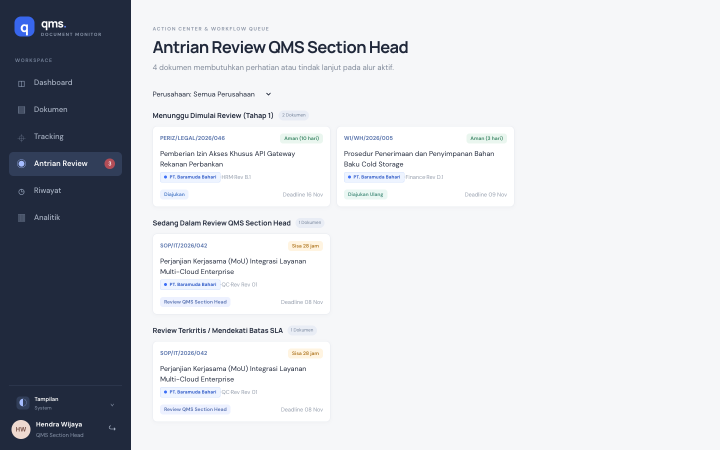
#> input picture docs/manuals/2026-11-07/screenshots/original/SCR-ACT-01.png, 1440 x 900 px (shown at 1/2 size); its folder holds only this picture in this run
$ python annotate-screenshots.py
#> lines starting #> are read from the running program, lines starting #| are printed output that depends on the picture
#!/usr/bin/env python3
import os
import glob
from PIL import Image, ImageDraw, ImageFont

ORIG_DIR = "docs/manuals/2026-11-07/screenshots/original"
ANN_DIR = "docs/manuals/2026-11-07/screenshots/annotated"
os.makedirs(ANN_DIR, exist_ok=True)

# Colors
BLUE = "#315FE8"
DARK_NAVY = "#20293D"
WHITE = "#FFFFFF"
RED = "#EF4444"
GREEN = "#10B981"
AMBER = "#F59E0B"

# Try loading standard system truetype fonts or fallback
def get_font(size=16, bold=False):
#> called with size = 18, bold = True
    font_paths = [
        "/System/Library/Fonts/Helvetica.ttc",
        "/System/Library/Fonts/Supplemental/Arial.ttf",
        "/Library/Fonts/Arial.ttf",
        "/System/Library/Fonts/SFCompact.ttf"
    ]
    for p in font_paths:
        if os.path.exists(p):
            try:
                return ImageFont.truetype(p, size)
            except Exception:
                continue
    return ImageFont.load_default()

font_title = get_font(18, bold=True)
font_badge = get_font(15, bold=True)
font_caption = get_font(13, bold=False)

# Custom callout annotations per screenshot ID:
# Each callout: (x1, y1, x2, y2, label, num, color)
CALLOUTS = {
    "SCR-AUTH-01": [
        (470, 310, 830, 470, "Form Kredensial Email & Kata Sandi", 1, BLUE),
        (470, 485, 830, 535, "Tombol Masuk Akun", 2, BLUE)
    ],
    "SCR-AUTH-02": [
        (470, 455, 830, 495, "Pesan Validasi: Email / Kata Sandi Tidak Cocok", 1, RED)
    ],
    "SCR-DASH-01": [
        (260, 40, 520, 90, "Filter Entitas Perusahaan Multi-Tenant", 1, BLUE),
        (260, 110, 1400, 240, "4 Kartu KPI Metrik Kinerja Mutu", 2, BLUE),
        (260, 260, 960, 560, "Grafik Tren Pengajuan vs Disetujui", 3, BLUE)
    ],
    "SCR-DASH-04": [
        (260, 110, 530, 240, "KPI Kepatuhan SLA (%)", 1, BLUE),
        (545, 110, 815, 240, "KPI Approval Ratio (%)", 2, GREEN),
        (830, 110, 1100, 240, "Rata-rata Waktu Proses (Hari)", 3, BLUE),
        (1115, 110, 1385, 240, "SLA Terkritis / Mendekati Jatuh Tempo", 4, AMBER)
    ],
    "SCR-NEW-01": [
        (280, 180, 980, 280, "Pilihan Entitas Perusahaan (Baramuda / MMP)", 1, BLUE),
        (280, 300, 980, 550, "Metadata Utama: No Dokumen, Judul & Klausul", 2, BLUE),
        (1000, 180, 1380, 550, "Sidebar Preview SLA & Tanggal Batas 17:00 WIB", 3, BLUE)
    ],
    "SCR-NEW-03": [
        (650, 270, 980, 350, "Status Dokumen: Lama (Revisi/Pembaruan)", 1, BLUE),
        (280, 540, 980, 680, "Kolom Wajib: Alasan Perubahan Klausul Dokumen", 2, AMBER)
    ],
    "SCR-NEW-07": [
        (1000, 180, 1380, 460, "Kalkulasi Otomatis Jam Kerja SLA (Asia/Jakarta)", 1, BLUE)
    ],
    "SCR-NEW-08": [
        (1000, 480, 1180, 535, "Simpan Draf (Belum Masuk Alur SLA)", 1, BLUE),
        (1195, 480, 1380, 535, "Kirim Pengajuan Resmi (Mulai Alur Mutu)", 2, GREEN)
    ],
    "SCR-NEW-09": [
        (280, 140, 1380, 190, "Peringatan Validasi Field Wajib Belum Lengkap", 1, RED)
    ],
    "SCR-DOC-01": [
        (280, 110, 700, 170, "Pencarian Instan No Dokumen / Judul / PIC", 1, BLUE),
        (1100, 110, 1380, 170, "Tombol Ekspor CSV, Excel & Cetak PDF", 2, GREEN),
        (280, 200, 1380, 800, "Tabel Dokumen Mutu Terpadu & Badge Status SLA", 3, BLUE)
    ],
    "SCR-DOC-03": [
        (1080, 110, 1170, 160, "Ekspor CSV Data Lengkap", 1, BLUE),
        (1180, 110, 1270, 160, "Ekspor Buku Kerja Excel (.xlsx)", 2, GREEN),
        (1280, 110, 1380, 160, "Cetak / Simpan Laporan PDF", 3, DARK_NAVY)
    ],
    "SCR-ACT-01": [
        (280, 110, 1380, 360, "Antrian Tahap 1: Menunggu Review Section Head", 1, BLUE),
        (280, 380, 1380, 620, "Antrian Sedang Direview QMS Section Head", 2, BLUE)
    ],
    "SCR-ACT-03": [
        (280, 110, 1380, 500, "Antrian Tahap 2: Review Final & Persetujuan QMSR", 1, BLUE)
    ],
    "SCR-DET-01": [
        (280, 110, 960, 320, "Panel Ringkasan Identitas & Metadata Dokumen", 1, BLUE),
        (980, 110, 1380, 320, "Status Alur Kerja Saat Ini & PIC Dokumen", 2, BLUE)
    ],
    "SCR-DET-03": [
        (980, 340, 1380, 600, "Panel Aksi Workflow Section Head: Teruskan / Revisi", 1, BLUE)
    ],
    "SCR-DET-04": [
        (980, 370, 1380, 480, "Catatan Masukan Review Klausul & Kesalahan", 1, AMBER),
        (980, 540, 1380, 590, "Tombol 'Perlu Revisi' (Kembalikan ke Pengaju)", 2, RED)
    ],
    "SCR-DET-05": [
        (280, 110, 960, 200, "Banner Kuning: Status Dokumen Perlu Revisi", 1, AMBER),
        (980, 110, 1380, 260, "Catatan Detail dari Reviewer yang Harus Diperbaiki", 2, AMBER)
    ],
    "SCR-DET-07": [
        (980, 340, 1380, 480, "Panel Aksi Persetujuan Final QMSR", 1, BLUE),
        (980, 540, 1380, 590, "Tombol Hijau: Setujui Dokumen (Approved)", 2, GREEN)
    ],
    "SCR-DET-08": [
        (280, 110, 500, 160, "Badge Hijau: Dokumen Disetujui (Approved)", 1, GREEN),
        (280, 220, 700, 270, "Pencatatan Resmi Tanggal Persetujuan Mutu", 2, GREEN)
    ],
    "SCR-DET-09": [
        (980, 340, 1380, 420, "Tombol Penutupan: Tutup Dokumen (Selesai)", 1, DARK_NAVY)
    ],
    "SCR-DET-11": [
        (280, 450, 960, 850, "Audit Trail Kronologis (Aktor, Waktu WIB, Catatan)", 1, BLUE)
    ],
    "SCR-TRK-01": [
        (280, 160, 1380, 340, "Milestone Stepper 6 Tahapan Mutu Interaktif", 1, BLUE),
        (280, 360, 750, 680, "Diagnostik Kepatuhan SLA (Asia/Jakarta)", 2, BLUE)
    ],
    "SCR-MAS-01": [
        (280, 120, 800, 170, "Navigasi Tab: Departemen, Jenis, Reviewer, Pengguna", 1, BLUE),
        (280, 180, 1380, 260, "Form Tambah Data Departemen / Unit Kerja Baru", 2, BLUE)
    ],
    "SCR-MAS-04": [
        (280, 180, 1380, 300, "Form Pembuatan Akun Baru (Role, Email, Password)", 1, BLUE),
        (280, 320, 1380, 750, "Daftar Akun Pengguna, Penugasan Peran & Status Aktif", 2, BLUE)
    ],
    "SCR-HIS-01": [
        (280, 120, 1380, 200, "Filter Pencarian Jejak Audit Global", 1, BLUE),
        (280, 220, 1380, 820, "Log Aktivitas Mutu Multi-Perusahaan Terpusat", 2, BLUE)
    ],
    "SCR-ANA-01": [
        (280, 120, 1380, 280, "Metrik Analitik Kinerja SLA & Volume Dokumen", 1, BLUE)
    ]
}

def annotate_image(src_path, dst_path, code):
#> called with code = 'SCR-ACT-01'
    img = Image.open(src_path).convert("RGBA")
    w, h = img.size
#> w = 1440; h = 900
    overlay = Image.new("RGBA", (w, h), (0, 0, 0, 0))
#> overlay: PIL image 1440x900 RGBA; every value is 0
    draw = ImageDraw.Draw(overlay)

    # 1. Top Enterprise Watermark Header Banner
    header_h = 32
    draw.rectangle([(0, 0), (w, header_h)], fill=(32, 41, 61, 235))
    draw.text((16, 7), "QMS MONITOR • PANDUAN PENGGUNA RESMI", fill=WHITE, font=font_title)
    code_text = f"KODE ARTIFAK: {code}  |  STATUS: TERVERIFIKASI SISTEM"
    draw.text((w - 420, 7), code_text, fill=(180, 200, 240, 255), font=font_caption)

    # 2. Draw Callouts if mapped
    if code in CALLOUTS:
        for (x1, y1, x2, y2, label, num, color) in CALLOUTS[code]:
            # Bounding box
            draw.rounded_rectangle([(x1, y1), (x2, y2)], radius=6, outline=color, width=3)

            # Badge Circle
            r = 14
            bx, by = x1 - 5, y1 - 5
            draw.ellipse([(bx - r, by - r), (bx + r, by + r)], fill=color, outline=WHITE, width=2)
            num_str = str(num)
            draw.text((bx - 4, by - 8), num_str, fill=WHITE, font=font_badge)

            # Caption Pill
            tw = len(label) * 8 + 20
            px1, py1 = bx + r + 6, by - 12
            px2, py2 = px1 + tw, py1 + 24
            draw.rounded_rectangle([(px1, py1), (px2, py2)], radius=4, fill=(32, 41, 61, 225), outline=color, width=1)
            draw.text((px1 + 8, py1 + 4), label, fill=WHITE, font=font_caption)

    # Merge overlay with image
    final_img = Image.alpha_composite(img, overlay).convert("RGB")
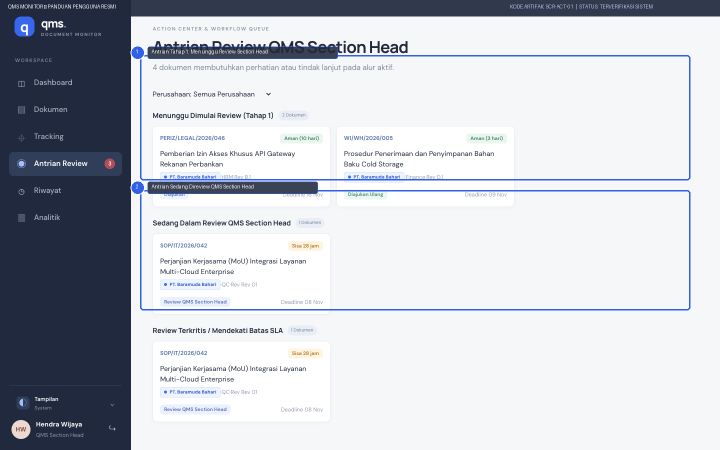
#> final_img: PIL image 1440x900 RGB (shown at 1/2 size); mean R, G, B 195.8, 199.3, 207.2
    final_img.save(dst_path, "PNG", quality=95)
    print(f"  ✓ Annotated: {os.path.basename(dst_path)}")

def main():
    print("🎨 Processing Screenshot Annotations...")
    files = glob.glob(os.path.join(ORIG_DIR, "*.png"))
    for f in sorted(files):
        filename = os.path.basename(f)
        code = os.path.splitext(filename)[0]
        dst = os.path.join(ANN_DIR, filename)
        annotate_image(f, dst, code)
    print(f"🎉 Successfully created {len(files)} annotated screenshots in {ANN_DIR}")

if __name__ == "__main__":
    main()

$ run again, on docs/manuals/2026-11-07/screenshots/original/SCR-ANA-01.png
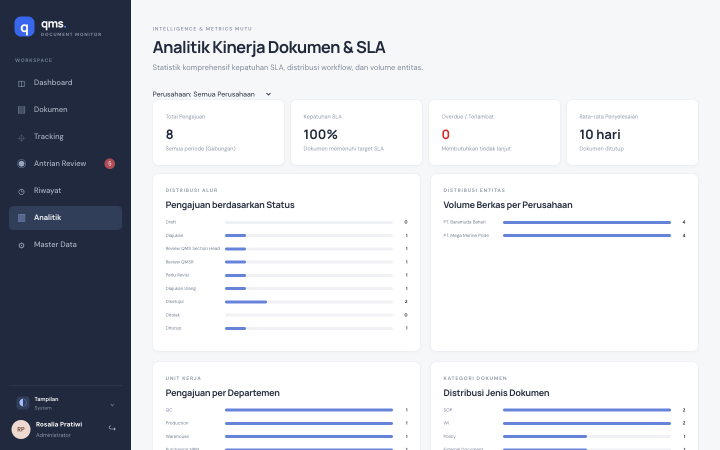
#> input picture docs/manuals/2026-11-07/screenshots/original/SCR-ANA-01.png, 1440 x 900 px (shown at 1/2 size)
#> overlay: PIL image 1440x900 RGBA; every value is 0
#> in annotate_image, `final_img = Image.alpha_composite(img, overlay).convert("RGB")`:
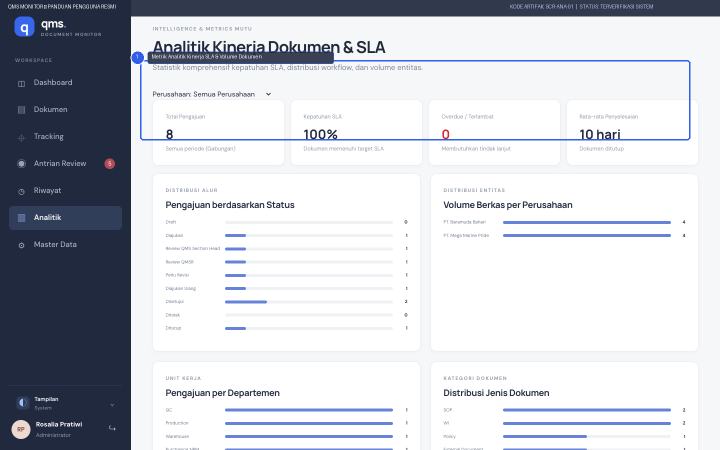
#> final_img: PIL image 1440x900 RGB (shown at 1/2 size); mean R, G, B 199.7, 202.7, 210

$ run again, on docs/manuals/2026-11-07/screenshots/original/SCR-AUTH-01.png
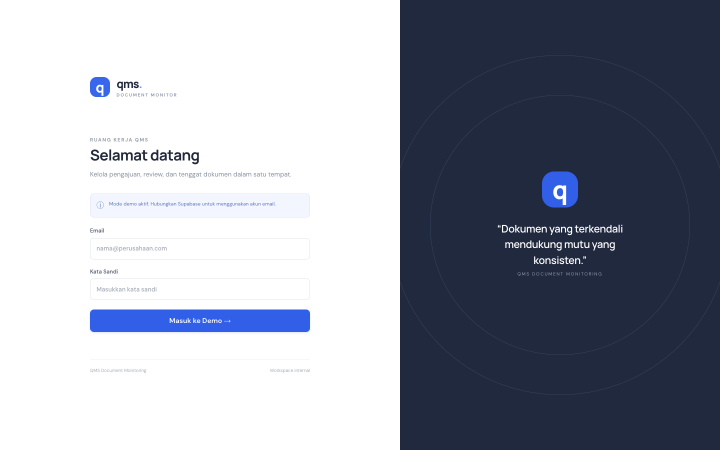
#> input picture docs/manuals/2026-11-07/screenshots/original/SCR-AUTH-01.png, 1440 x 900 px (shown at 1/2 size)
#> overlay: PIL image 1440x900 RGBA; every value is 0
#> in annotate_image, `final_img = Image.alpha_composite(img, overlay).convert("RGB")`:
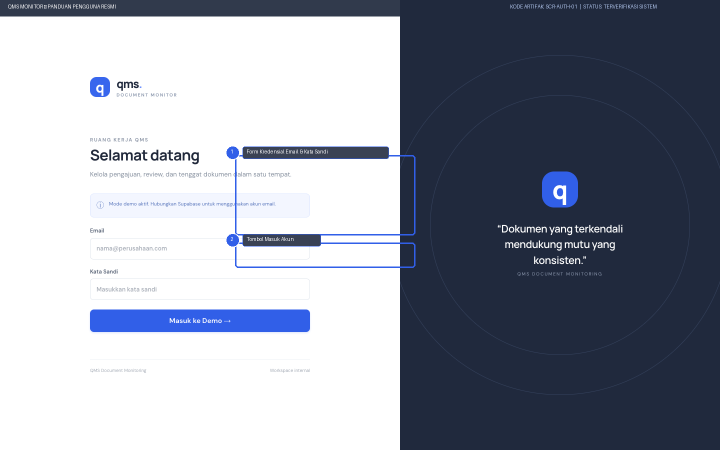
#> final_img: PIL image 1440x900 RGB (shown at 1/2 size); mean R, G, B 146.1, 151.5, 164.3
